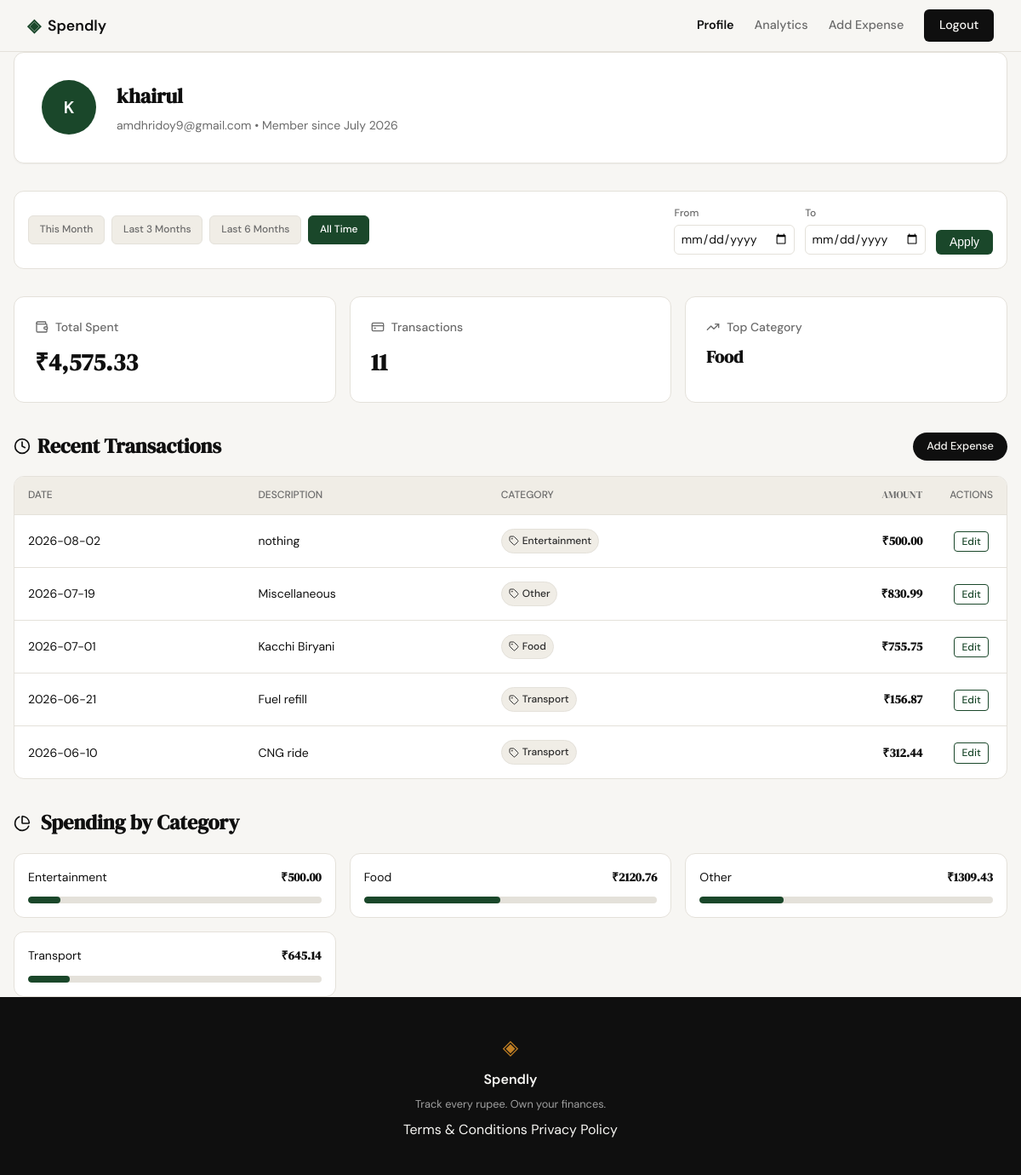
/profile (signed in), run on an earlier commit of the app's database.
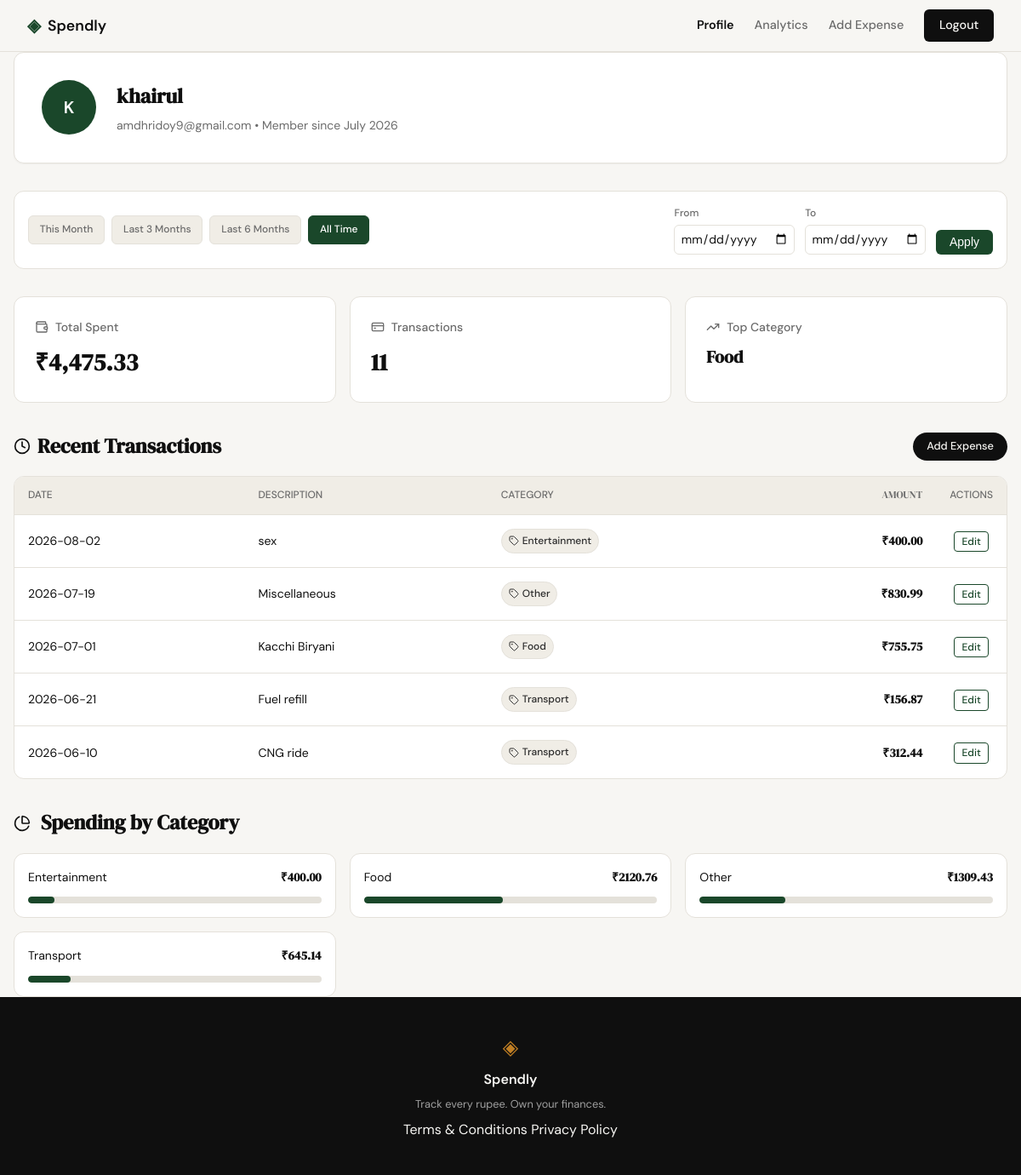
And on a later commit of the database.
### tables this page shows
CREATE TABLE expenses (
                id INTEGER PRIMARY KEY AUTOINCREMENT,
                user_id INTEGER NOT NULL,
                amount REAL NOT NULL,
                category TEXT NOT NULL,
                date TEXT NOT NULL,
                description TEXT,
                created_at TEXT DEFAULT (datetime('now')),
                FOREIGN KEY (user_id) REFERENCES users (id)
            );

### app.py (the view)
@app.route("/profile")
@login_required
def profile():
    user_id = session.get('user_id')
    date_from, date_to, presets = get_date_filter_params(request.args)
    user = get_user_by_id(user_id)
    stats = get_user_stats(user_id, date_from, date_to)
    transactions = get_user_transactions(user_id, date_from=date_from, date_to=date_to)
    categories = get_category_breakdown(user_id, date_from, date_to)
    if not user:
        abort(404)
    try:
        dt = datetime.strptime(user['created_at'], '%Y-%m-%d %H:%M:%S')
        member_since = dt.strftime('%B %Y')
    except (ValueError, TypeError):
        member_since = "Unknown"
    user_data = {
        "name": user['name'],
        "email": user['email'],
        "member_since": member_since
    }
    summary_stats = {
        "total_spent": f"{stats['total_spent']:,.2f}",
        "transaction_count": stats['transaction_count'],
        "top_category": stats['top_category'] or "N/A"
    }
    return render_template(
        "profile.html",
        user=user_data,
        stats=summary_stats,
        transactions=transactions,
        categories=categories,
        presets=presets,
        active_filter={"from": date_from, "to": date_to}
    )

### app.py (called while the page is built)
def login_required(f):
    @wraps(f)
    def decorated_function(*args, **kwargs):
        if 'user_id' not in session:
            flash("Please sign in to access this page", "error")
            return redirect(url_for('login'))
        return f(*args, **kwargs)
    return decorated_function

### database/db.py (called while the page is built)
def get_db():
    db_path = current_app.config.get('DATABASE', "spendly.db")
    conn = sqlite3.connect(db_path)
    conn.row_factory = sqlite3.Row
    conn.execute("PRAGMA foreign_keys = ON")
    return conn

def get_user_by_id(user_id):
    with get_db() as conn:
        return conn.execute("SELECT * FROM users WHERE id = ?", (user_id,)).fetchone()

def get_user_transactions(user_id, limit=5, date_from=None, date_to=None):
    with get_db() as conn:
        where_clause = "WHERE user_id = ?"
        params = [user_id]
        if date_from and date_to:
            where_clause += " AND date BETWEEN ? AND ?"
            params.extend([date_from, date_to])
        params.append(limit)
        return conn.execute(
            f"SELECT id, date, description, category, amount FROM expenses {where_clause} ORDER BY date DESC LIMIT ?",
            params
        ).fetchall()

### templates/profile.html (shortened to what the changed rows need)
{% extends "base.html" %}
{% block head %}
<link rel="stylesheet" href="{{ url_for('static', filename='css/profile.css') }}">
{% endblock %}
{% block content %}
<div class="profile-container">
    <header class="user-card">
        <div class="user-details">
            <h1>{{ user.name }}</h1>
        </div>
    </header>
    <section class="stats-grid">
        <div class="stat-card">
            <div class="stat-header">
                <i data-lucide="wallet" style="width:16px; height:16px;"></i>
                Total Spent
            </div>
            <div class="stat-value">₹{{ stats.total_spent }}</div>
        </div>
    </section>
    <section>
        <div class="section-header" style="display: flex; justify-content: space-between; align-items: center;">
            <div style="display: flex; align-items: center; gap: 0.5rem;">
                <h2 style="margin: 0;">Recent Transactions</h2>
            </div>
        </div>
        <div class="tx-card">
            {% if transactions %}
            <table class="tx-table">
                <thead>
                    <tr>
                        <th>Date</th>
                        <th>Description</th>
                        <th>Category</th>
                        <th class="amount-cell">Amount</th>
                        <th class="action-cell">Actions</th>
                    </tr>
                </thead>
                <tbody>
                    {% for tx in transactions %}
                    <tr>
                        <td>{{ tx.date }}</td>
                        <td>{{ tx.description }}</td>
                        <td>
                            <span class="category-badge">
                                <i data-lucide="tag" style="width:12px; height:12px;"></i>
                                {{ tx.category }}
                            </span>
                        </td>
                        <td class="amount-cell">₹{{ "%.2f"|format(tx.amount) }}</td>
                        <td class="action-cell">
                            <a href="{{ url_for('edit_expense', id=tx.id) }}" class="edit-link">Edit</a>
                        </td>
                    </tr>
                    {% endfor %}
                </tbody>
            </table>
            {% else %}
            <div class="empty-state">
                <p>No transactions found. Start adding expenses to see your history!</p>
            </div>
            {% endif %}
        </div>
    </section>
    <section>
        <div class="section-header">
            <h2>Spending by Category</h2>
        </div>
        <div class="category-grid">
            {% for cat in categories %}
            <div class="cat-item">
                <div class="cat-info">
                    <span>{{ cat.category }}</span>
                    <span class="amount-cell">₹{{ "%.2f"|format(cat.amount) }}</span>
                </div>
                <div class="cat-bar-bg">
                    <div class="cat-bar-fill" style="width: {{ cat.percentage }}%;"></div>
                </div>
            </div>
            {% endfor %}
        </div>
    </section>
</div>
{% endblock %}

What changed in the data, as far as the page shows it:
changed expenses "Entertainment": description "nothing" → "sex"; amount "500.00" → "400.00"; {{ cat.percentage }} 10.9 → 8.9 (drawn)
Also different on the page:
{{ stats.total_spent }}: "4,575.33" → "4,475.33"
{{ cat.percentage }}: 46.4 → 47.4 (drawn)
{{ cat.percentage }}: 28.6 → 29.3 (drawn)
{{ cat.percentage }}: 14.1 → 14.4 (drawn)
